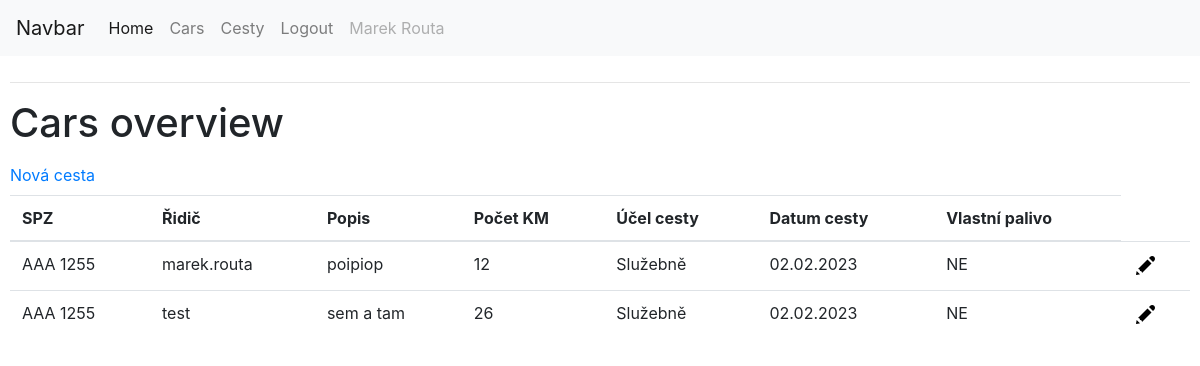
/routes (signed in), run on the app's committed database.
### app/models.py (models this page shows, shortened)
class User(UserMixin,db.Model):
    id = db.Column(db.Integer, primary_key=True)
    username = db.Column(db.String(64), index=True, unique=True)
    email = db.Column(db.String(120), index=True, unique=True)
    user_name =  db.Column(db.String(120), index=True)
    cars = db.relationship("Car", backref="car_user", lazy=True)
    routes = db.relationship("Route", backref="car_user",lazy=True)

class Route(db.Model):
    id = db.Column(db.Integer, primary_key=True)
    driver = db.Column(db.Integer, db.ForeignKey('user.id'), nullable=True)
    car = db.Column(db.Integer, db.ForeignKey('car.id'), nullable=True)
    route_desc = db.Column(db.String(120), index=True)
    route_purpose = db.Column(db.Integer)
    date = db.Column(db.DateTime,index=True, nullable=True)
    own_gas = db.Column(db.Integer)
    route_length = db.Column(db.Integer)

class CustomSerializerMixin(SerializerMixin):
    serialize_types = (
        (datetime, lambda x: str(x)),
    )

class Car(db.Model,CustomSerializerMixin):
    id = db.Column(db.Integer, primary_key=True)
    SPZ = db.Column(db.String(10), index=True, unique=True)
    description = db.Column(db.String(120), index=True, unique=False)
    VIN = db.Column(db.String(50), index=True, unique=True)
    leasing_company = db.Column(db.String(120), index=True, unique=False, nullable=True)
    leased_until = db.Column(db.DateTime,index=True, nullable=True)
    insurance_company = db.Column(db.String(120), index=True, unique=False, nullable=True)
    insured_until = db.Column(db.DateTime,index=True, nullable=True)
    highway = db.Column(db.DateTime, nullable=True)
    user_id = db.Column(db.Integer, db.ForeignKey('user.id'), nullable=True)
    cars = db.relationship("Route", backref="car_spz", lazy=True)

### app/routes.py (the view)
@app.route("/routes")
@login_required
def routes():
    routes = Route.query.all()
    return render_template("routes.html", title="Routes", routes= routes)

### app/__init__.py (called while the page is built)
@app.template_filter()
def format_datetime(value, format='medium'):
    if format == 'full':
        format="EEEE, d. MMMM y 'at' HH:mm"
    elif format == 'medium':
        format="dd.MM.yyyy"
    return babel.dates.format_datetime(value, format)

### app/models.py (called while the page is built)
@login.user_loader
def load_user(id):
    return User.query.get(int(id))

### app/templates/routes.html
{% extends "base.html" %}
{% block content %}
    <h1>Cars overview</h1>
    <ul class="navbar-nav">
        <li class="nav-item active">
          <a class="nav-link" href="/newroute">Nová cesta <span class="sr-only">(current)</span></a>
        </li>
    </ul>
    <div class= "routetable">
      <table class="table">
        <thead>
          <tr>
            <th scope="col">SPZ</th>
            <th scope="col">Řidič</th>
            <th scope="col">Popis</th>
            <th scope="col">Počet KM</th>
            <th scope="col">Účel cesty</th>
            <th scope="col">Datum cesty</th>
            <th scope="col">Vlastní palivo</th>
          </tr>
        </thead>
        <tbody>
          {% for route in routes %}
          <tr>
            <td>{{route.car_spz.SPZ}}</td>
            <td>{{route.car_user.username}}</td>
            <td>{{route.route_desc}}</td>
            <td>{{route.route_length}}</td>
            {% if route.route_purpose == 1 %}
            <td>Služebně</td>
            {% elif route.route_purpose == 2 %}
            <td>Soukromě</td>
            {% else %}
            <td></td>
            {% endif %}
            <td>{{route.date|format_datetime('medium')}}</td>
            {% if route.own_gas == 0 %}
            <td>NE</td>
            {% elif route.own_gas == 1 %}
            <td>ANO</td>
            {% else %}
            <td></td>
            {% endif %}
            <td><a href= "{{ url_for('edit_route', route_id=route.id)}}"><img src="{{url_for('static', filename='icons8-pencil-24.png')}}"/></a></td>
          </tr>
          {% endfor %}
        </tbody>
    </div>
{% endblock %}

### app/templates/base.html (shortened to what this page needs)
<html lang="en">
<head>
    <link rel="stylesheet" href="https://cdn.jsdelivr.net/npm/bootstrap@4.3.1/dist/css/bootstrap.min.css"></link>
    <link rel="stylesheet" href="https://cdnjs.cloudflare.com/ajax/libs/selectize.js/0.12.6/css/selectize.bootstrap3.min.css" />
    <link rel="stylesheet" type="text/css" href="{{url_for('static', filename='DataTables/datatables.min.css')}}"/>
</head>
<body>
<nav class="navbar navbar-expand-lg navbar-light bg-light">
  <a class="navbar-brand" href="#">Navbar</a>
  <div class="collapse navbar-collapse" id="navbarNav">
    <ul class="navbar-nav">
      <li class="nav-item active">
        <a class="nav-link" href="/">Home <span class="sr-only">(current)</span></a>
      </li>
      <li class="nav-item">
        <a class="nav-link" href="/cars">Cars</a>
      </li>
      <li class="nav-item">
        <a class="nav-link" href="/routes">Cesty</a>
      </li>
      <li class="nav-item">
        {% if current_user.is_anonymous %}
        <a class="nav-link" href="{{url_for('login')}}">Login</a>
        {% else %}
        <a class="nav-link" href="{{url_for('logout')}}">Logout</a>
        {% endif %}
      </li>
      <li class="nav-item">
        <a class="nav-link disabled" href="#" tabindex="-1" aria-disabled="true">{{current_user.user_name}}</a>
      </li>
    </ul>
  </div>
</nav>
<div class="content" style="padding: 10px">
<hr>
    {% block content %}{% endblock %}
  </div>
</body>
</html>

### data on the page
User: user_name "Marek Routa"
Route: car_spz.SPZ "AAA 1255", car_user.username "marek.routa", route_desc "poipiop", route_length "12", route_purpose "Služebně", date "02.02.2023", own_gas "NE"
Route: car_spz.SPZ "AAA 1255", car_user.username "test", route_desc "sem a tam", route_length "26", route_purpose "Služebně", date "02.02.2023", own_gas "NE"
